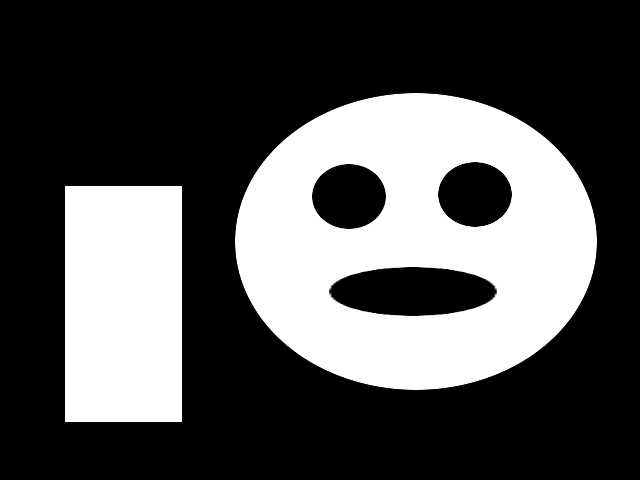
#> input picture data/BnW.png, 640 x 480 px
$ python ex2.py   (older library calls are emulated)
#> lines starting #> are read from the running program, lines starting #| are printed output that depends on the picture; after the words box and inside, x2 and y2 are one past the last pixel; in counts of white or black regions, pixels touching at a corner belong together
import cv2
import numpy as np
import matplotlib.pyplot as plt

# 이미지 읽기 (그레이스케일로 읽기)
image = cv2.imread('../data/BnW.png', 0)
#> image is the input picture: shape (480, 640); min 0, max 255, mean 81.4

# Otsu의 알고리즘을 통한 Thresholding
ret, image_otsu = cv2.threshold(image, 0, 255, cv2.THRESH_BINARY + cv2.THRESH_OTSU)
#> image_otsu: shape (480, 640); 31.9% white; 2 white regions, box (x1, y1, x2, y2) and area: (235, 93, 597, 390) 70402, (65, 186, 182, 422) 27612
#> ret = 127

print("=" * 50)
print("(1) Otsu Thresholding 완료")
print("=" * 50)

# ===== Connected Component Labeling =====
num_labels, labels = cv2.connectedComponents(image_otsu)
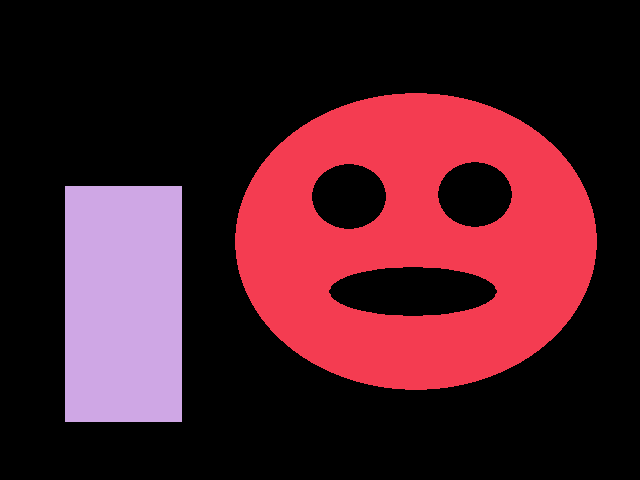
#> labels: shape (480, 640) int32; 3 distinct labels, from 0 to 2; one colour per label, 0 black
#> num_labels = 3
print(f"\n연결된 Component 개수: {num_labels}")
#| 연결된 Component 개수: 3

# ===== Distance Transform 계산 =====
distance_transform = cv2.distanceTransform(image_otsu, cv2.DIST_L2, cv2.DIST_MASK_PRECISE)
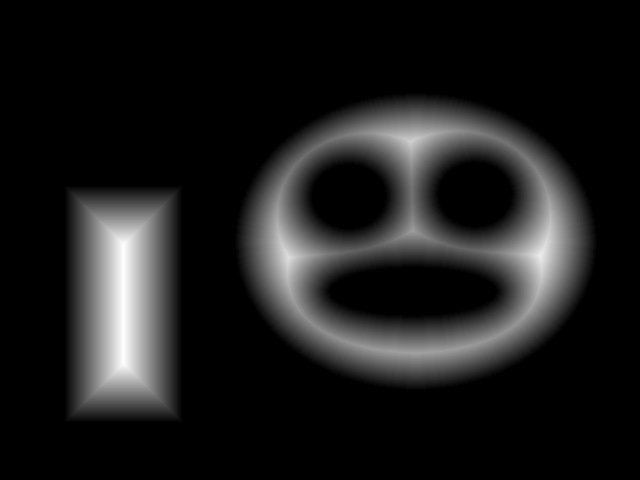
#> distance_transform: shape (480, 640) float32; min 0, max 59, mean 6.6; drawn with min black and max white
distance_transform_normalized = cv2.normalize(distance_transform, None, 0, 255, cv2.NORM_MINMAX, cv2.CV_8U)

print(f"Distance Transform 계산 완료")

# ===== Distance Transform 시각화 =====
fig1 = plt.figure(figsize=(12, 5))

plt.subplot(131)
plt.axis('off')
plt.title('Otsu Thresholding Result')
plt.imshow(image_otsu, cmap='gray')

plt.subplot(132)
plt.axis('off')
plt.title('Connected Components Labels')
plt.imshow(labels, cmap='nipy_spectral')

plt.subplot(133)
plt.axis('off')
plt.title('Distance Transform')
plt.imshow(distance_transform_normalized, cmap='hot')

plt.tight_layout()
plt.show()
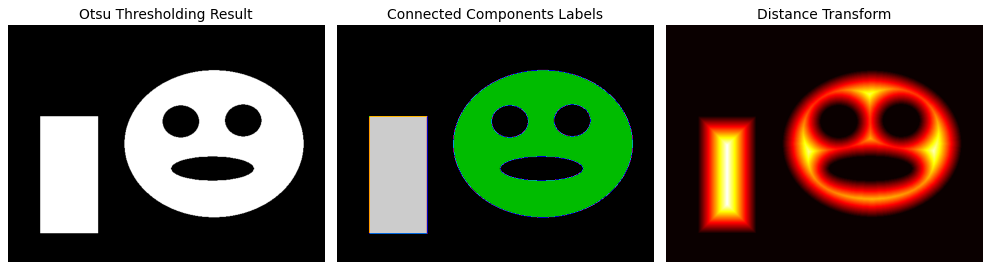
#> figure drawn by matplotlib, 3 panels

# ===== Interactive Connected Component Visualization =====
print("\n" + "=" * 50)
print("스페이스 키를 눌러 5개의 Random Component를 표시")
print("다른 키를 눌러 종료")
print("=" * 50 + "\n")

# 새 창 생성
cv2.namedWindow('Connected Components - Press SPACE for Random 5')

def show_random_components():
    """Random하게 5개의 component를 선택하여 표시"""
    # 0은 배경이므로 1부터 시작
    component_ids = np.random.choice(range(1, num_labels), min(5, num_labels - 1), replace=False)
#> component_ids = [2, 1]

    # 결과 이미지 생성 (컬러)
    result_image = np.zeros((image_otsu.shape[0], image_otsu.shape[1], 3), dtype=np.uint8)

    # Random 색상 생성 및 표시
    selected_colors = {}
    for comp_id in component_ids:
        color = tuple(np.random.randint(0, 255, 3).tolist())
        selected_colors[comp_id] = color
        result_image[labels == comp_id] = color
#> this loop made 2 passes
#> (comp_id, color) on pass 1: (2, (47, 117, 192))
#> color on pass 2: (67, 251, 195)
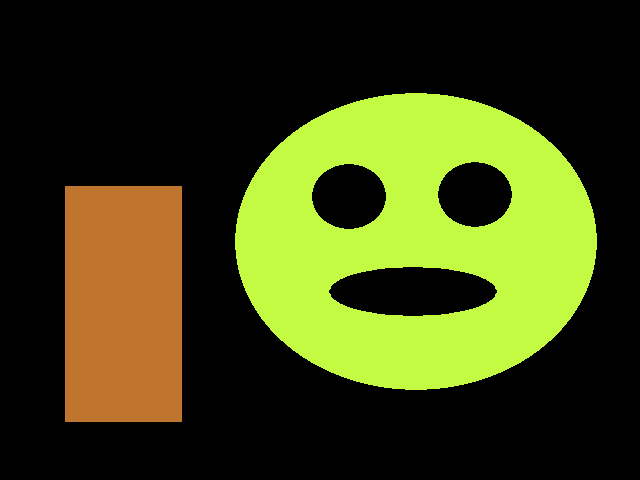
#> result_image: shape (480, 640, 3); mean of channels 0, 1, 2 19.6, 68, 61.9; drawn as B, G, R
#> after the loop, selected_colors = {2: (47, 117, 192), 1: (67, 251, 195)}

    # 결과 표시
    cv2.imshow('Connected Components - Press SPACE for Random 5', result_image)

    print(f"표시된 Component IDs: {component_ids}")
#| 표시된 Component IDs: [2 1]
    print(f"색상: {selected_colors}\n")
#| 색상: {2: (47, 117, 192), 1: (67, 251, 195)}

# 초기 화면 표시
show_random_components()

# 키보드 입력 처리
while True:
    key = cv2.waitKey(0)
#> (key Esc is pressed here)

    if key == ord(' '):  # 스페이스 키
        show_random_components()
    else:  # 다른 키 (ESC 또는 다른 키)
        break

cv2.destroyAllWindows()

print("프로그램 종료")
